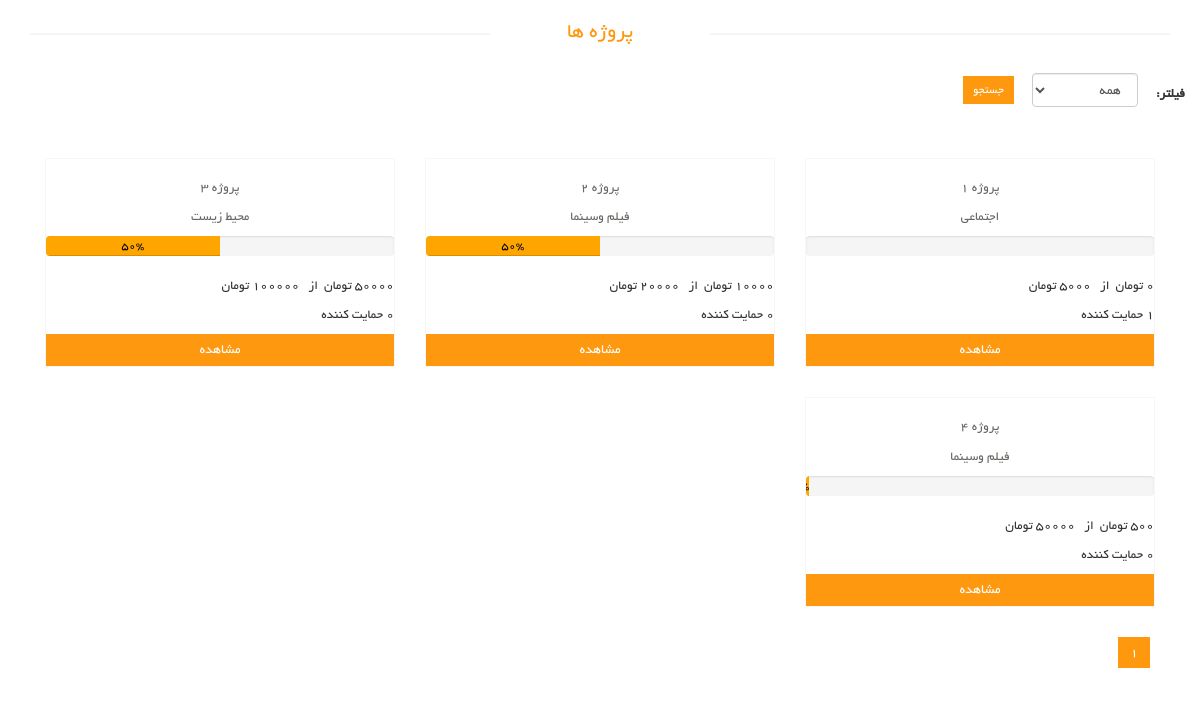
Page /projects/ on the earlier database version.
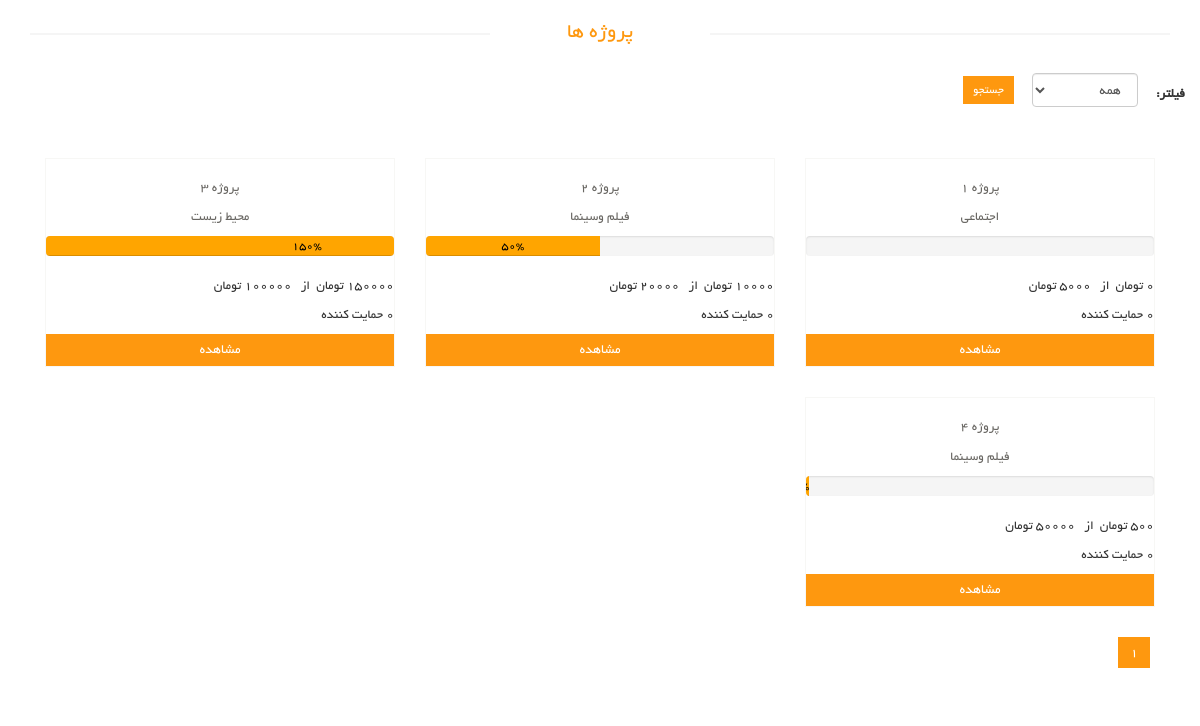
Same page on the later database version.
### hami_projects/models.py (models this page shows, shortened)
class Project (models.Model):
    name = models.CharField(max_length=25,verbose_name='عنوان مدیریتی', blank=True, null=True)
    name_show = models.CharField(max_length=25,verbose_name='عنوان قابل نمایش')
    creator = models.ForeignKey(User, on_delete=models.CASCADE, verbose_name='صاحب پروژه')
    Groups = models.ForeignKey(Group, on_delete=models.CASCADE, verbose_name='دسته بندی')
    discribtion = models.TextField(max_length=250, verbose_name='شرح مدیریتی',  blank=True, default=0)
    discribtion_show = models.TextField(max_length=250, verbose_name='شرح قابل نمایش')
    order = models.IntegerField(verbose_name='وزن', blank=True, null=True)
    budget = models.PositiveIntegerField(verbose_name='مبلغ مورد نیاز')
    Currentـbudget = models.PositiveIntegerField(verbose_name='مبلغ جمع شده', blank=True, null=True, default=0)
    needed_time =  models.DateField(verbose_name='مدت زمان مورد نیاز ')
    site = models.CharField(max_length=35, verbose_name='سایت')
    email = models.CharField(max_length=35, verbose_name='ایمیل')
    logo = models.ImageField(upload_to=None, blank=True, null=True, verbose_name='عکس کاور')
    status = models.CharField(max_length=35, choices=status, verbose_name='وضعیت', default='disable')
    objects = ProjectManager()
    class Meta:
        verbose_name = 'پروژه'
        verbose_name_plural = 'پروژه ها'
    def supports(self):
        return str(self.support_set.count())
    def percent(self):
        return (int((self.Currentـbudget * 100)/self.budget))
    def get_absolute_url(self):
        return f"/projects/{self.id}"

class Group (models.Model):
    title = models.CharField(max_length=120, unique=True, verbose_name='عنوان')
    slug = models.CharField(max_length=120, verbose_name='عنوان مدیریتی', null=True, blank=True)
    discribtion = models.TextField(verbose_name='توضیحات')
    image = models.ImageField(upload_to=None, blank=True, null=True, verbose_name='عکس ')
    def __str__(self):
        return self.title or " "
    class Meta:
        verbose_name = 'دسته بندی'
        verbose_name_plural = 'دسته بندی ها'

### hami_projects/views.py (the view)
# urls.py: path('projects/', ProjectsList.as_view()),
class ProjectsList(ListView):
    template_name = 'projects_list.html'
    paginate_by = 6
    def get_queryset(self):
        return Project.objects.all()

### hami_projects/templates/projects_list.html (shortened to what this page needs)
{% extends 'shared/_MainLayout.html' %}
{% load static %}
{% load render_partial %}
{% block content %}
    <section>
        <div class="container">
            <div class="row">
                <h2 id="projects-list" class="title text-center">پروژه ها</h2>
                <form id="filter-form" action="filter" method="get" class="form-inline">
                    <label for="sort" class="control-label">فیلتر:</label>
                    <div class="form-group">
                        <div class="col-sm-12 text-right">
                            <select name="sort" id="sort" class="form-control">
                                <option value="all" selected="&quot;selected&quot;">همه</option>
                            </select>
                        </div>
                    </div>
                    <input type="submit" value="جستجو" class="btn btn-sm btn-primary"></button>
                </form>
                <div class="col-sm-12">
                    <div class="features_items">
                        {% for project in page_obj %}
                        <div class="col-sm-4">
                            <div class="product-image-wrapper">
                                <div class="single-products">
                                    <div class="productinfo text-center">
                                        <p>{{ project.name_show }}</p>
                                        <p>{{ project.Groups }}</p>
                                    </div>
                                    <div  class="progress pull-left  text-center " style="width: 100%;">
                                        <div id="progres" class="progress-bar " role="progressbar" style="width:{{project.percent}}%;color:black;" aria-valuenow="25" aria-valuemin="0" aria-valuemax="100">{{project.percent}}%</div>
                                    </div>
                                    <br><br>
                                    <div class="flex-row">
                                        <p class="pull-right"><span> {{project.Currentـbudget}} تومان &nbsp</span></p>
                                        <p class="pr-3"><span> از </span class=""><span>&nbsp {{ project.budget }} تومان </span></p>
                                        <p class=""><span> {{project.supports}}</span> حمایت کننده </p>
                                        <a class="btn btn-primary btn-block" href="{{ project.get_absolute_url }}">مشاهده </a>
                                    </div>
                                    <div class="product-overlay">
                                        <div class="overlay-content">
                                        </div>
                                    </div>
                                </div>
                            </div>
                        </div>
                        {% endfor %}
                        <div class="clearfix"></div>
                        <ul class="pagination">
                            {% for page in paginator.page_range %}
                                {% if page == page_obj.number %}
                                    <li class="active"><a href="?page={{ page }}">{{ page }}</a></li>
                                {% else %}
                                    <li><a href="?page={{ page }}">{{ page }}</a></li>
                                {% endif %}
                            {% endfor %}
                        </ul>
                    </div>
                </div>
            </div>
        </div>
    </section>
{% endblock %}

### templates/shared/_MainLayout.html (shortened to what this page needs)
{% load static %}
{% load render_partial %}
<!DOCTYPE html>
<html lang="en">
<head>
    {% include 'shared/_HeaderReferences.html' %}
</head>
<body>
{% block content %}{% endblock %}
</body>
</html>

### templates/shared/_HeaderReferences.html (shortened to what this page needs)
{% load static %}
<link href="{% static 'css/bootstrap.min.css' %}" rel="stylesheet">
<link href="{% static 'css/font-awesome.min.css' %}" rel="stylesheet">
<link href="{% static 'css/prettyPhoto.css' %}" rel="stylesheet">
<link href="{% static 'css/price-range.css' %}" rel="stylesheet">
<link href="{% static 'css/animate.css' %}" rel="stylesheet">
<link href="{% static 'css/main.css' %}" rel="stylesheet">
<link href="{% static 'css/responsive.css' %}" rel="stylesheet">

### templates/shared/_FooterReferences.html (shortened to what this page needs)
{% load static %}

### assets/css/main.css (style rules this page uses)
body { font-family: 'BYekan'; font-size: 10pt; position: relative; font-weight: normal; direction: rtl; }
ul li { list-style: none; }
a { -webkit-transition: 300ms; -moz-transition: 300ms; -o-transition: 300ms; transition: 300ms; }
h1, h2, h3, h4, h5, h6 { font-family: 'BYekan', sans-serif; }
#progres { background-color: orange !important; }
#projects-list { padding-top: 20px !important; }
.left-sidebar h2:after, h2.title:after { content: " "; position: absolute; border: 1px solid #f5f5f5; bottom:8px; right: 0; width: 100%; height: 0; z-index: -2; }
h2.title:before { content: " "; position: absolute; background: #fff; bottom: -6px; width: 220px; height: 30px; z-index: -1; right: 50%; margin-right: -110px; }
.features_items { overflow:hidden; }
h2.title { color: #FE980F; font-family: 'BYekan', sans-serif; font-size: 16pt; font-weight: 400; margin: 0 15px; text-transform: uppercase; margin-bottom: 30px; position: relative; }
.product-image-wrapper { border:1px solid #F7F7F5; overflow: hidden; margin-bottom:30px; }
.single-products { position: relative; }
.productinfo p { font-family: 'BYekan', sans-serif; font-size: 10pt; font-weight: 400; color: #696763; }
.productinfo { position:relative; }
.product-overlay { background:#FE980F; top: 0; display: none; height: 0; position: absolute; transition: height 500ms ease 0s; width: 100%; display: block; }
.product-overlay .overlay-content { bottom: 0; position: absolute; bottom: 0; text-align: center; width: 100%; }
.pagination { display: inline-block; margin-bottom: 25px; margin-top: 0; padding-right: 15px; }
.pagination li:first-child a, .pagination li:first-child span { border-bottom-left-radius: 0; border-top-left-radius: 0; margin-left: 0; }
.pagination li:last-child a, .pagination li:last-child span { border-bottom-right-radius: 0; border-top-right-radius: 0; }
.pagination .active a, .pagination .active span, .pagination .active a:hover, .pagination .active span:hover, .pagination .active a:focus, .pagination .active span:focus { background-color: #FE980F; border-color: #FE980F; color: #FFFFFF; cursor: default; z-index: 2; }
.pagination li a, .pagination li span { background-color: #f0f0e9; border: 0; float: left; line-height: 1.42857; margin-left: -1px; padding: 6px 12px; position: relative; text-decoration: none; margin-right: 5px; color:#000; }
.chose_area input, select, textarea { background: #F0F0E9; border:0; color: #696763; padding: 6px; width: 100%; border-radius: 0; resize: none }
.btn.btn-primary { background:#FE980F; border: 0 none; border-radius: 0; }
#filter-form { margin-bottom:50px !important; }

Differences in the rows shown:
computed for Project "پروژه ۱": supports "1" → "0"
changed Project "پروژه 3": percent "50" → "150"; Currentـbudget "50000" → "150000"
